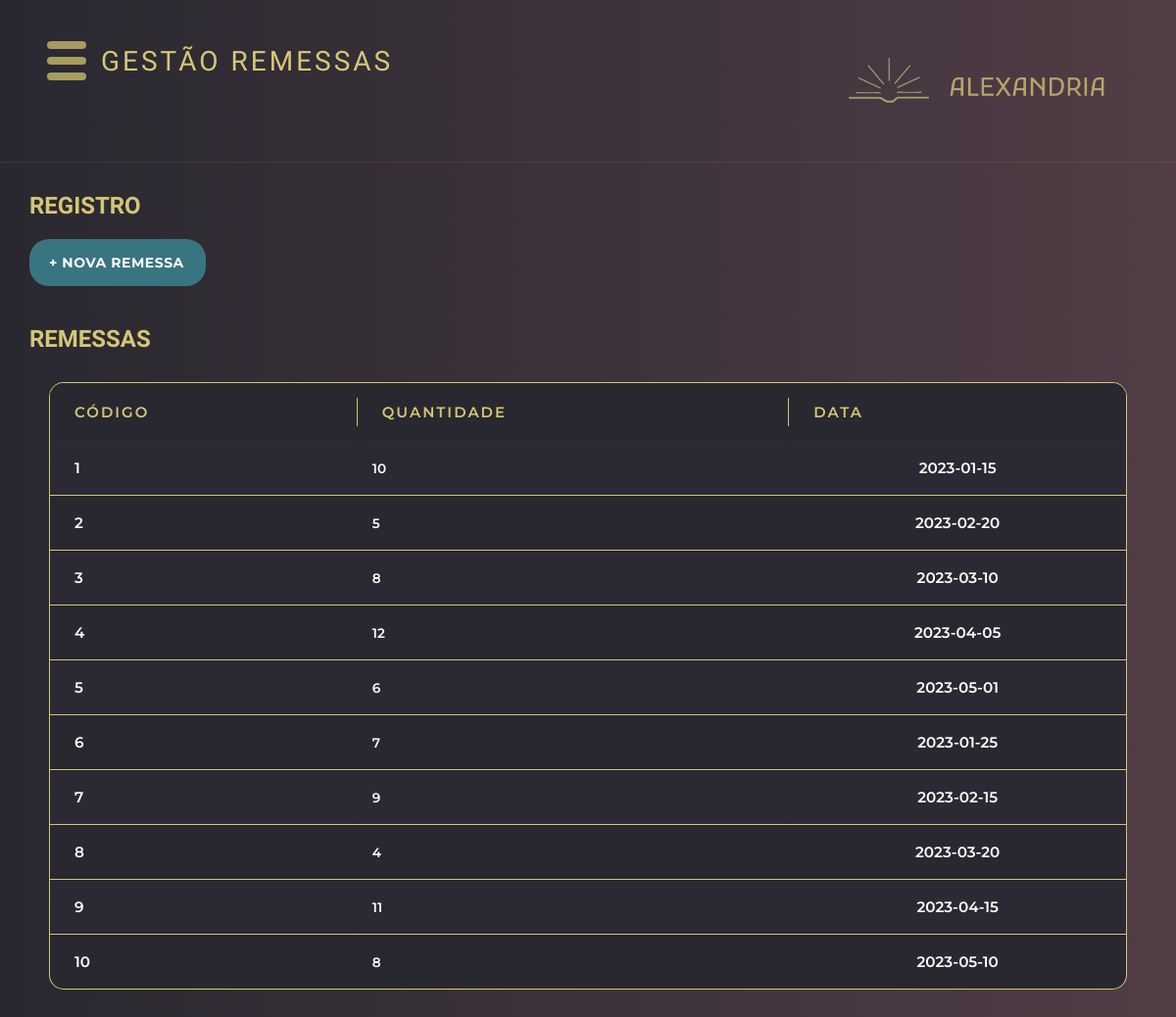
The app's page /template/gestao/remessa-gestao.php, older data.
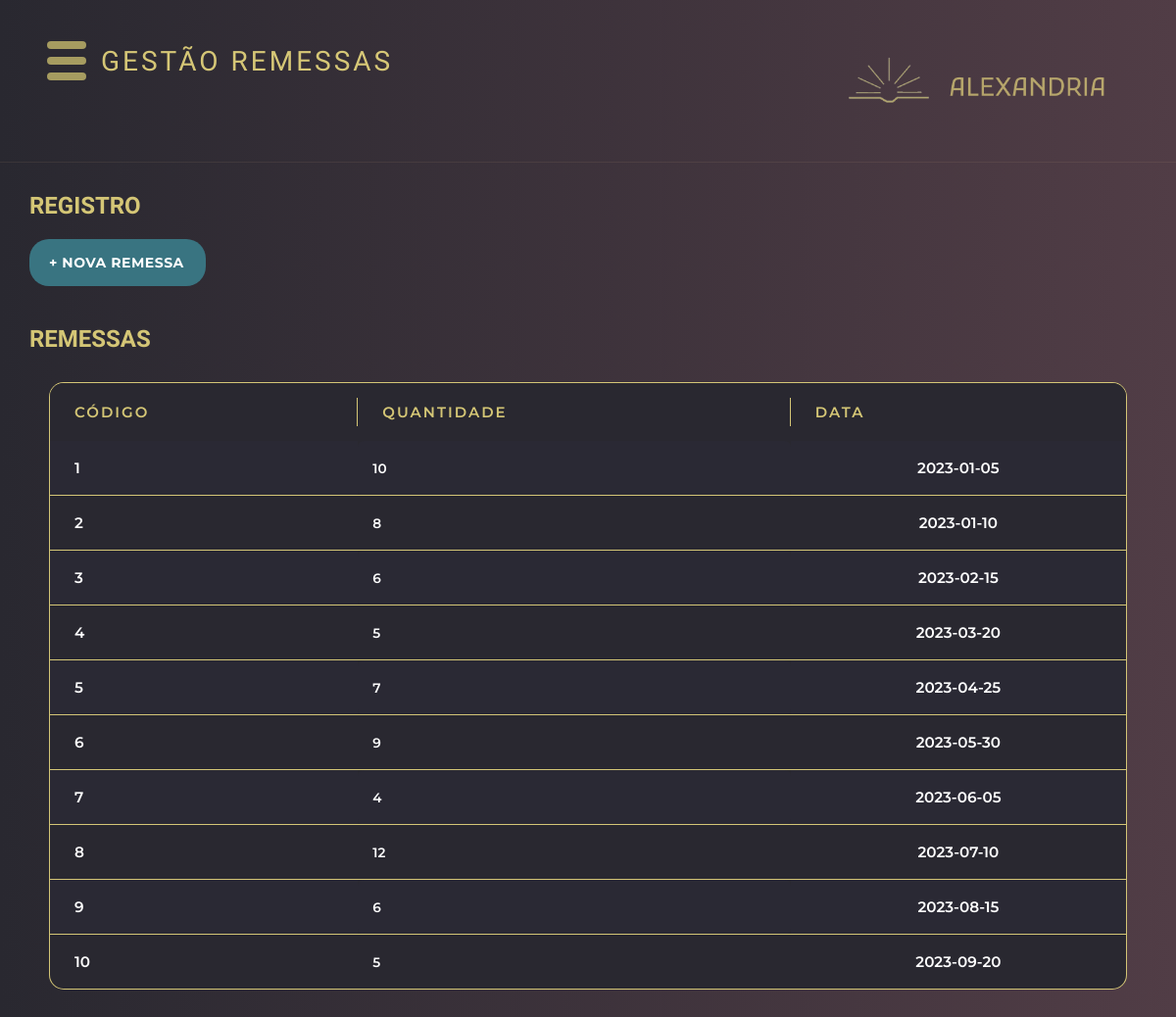
The same page, newer data.
### tables this page shows
CREATE TABLE REMESSA (
 pk_rem INT PRIMARY KEY auto_increment, 
 rem_data DATE not null,
 rem_qtd INT not null,
 fk_forn INT not null,
 fk_liv INT not null,
 fk_user INT not null,
 FOREIGN KEY(fk_forn) references FORNECEDOR(pk_forn) on delete restrict on update cascade,
 FOREIGN KEY(fk_liv) references LIVRO(pk_liv) on delete restrict on update cascade,
 FOREIGN KEY(fk_user) references USUARIO(pk_user) on delete restrict on update cascade
);

### funcoes.php (called while the page is built, shortened)
<?php
function conectaBd() {
    $conexao = conectarBanco();
    return $conexao;
}
function listar($tabela) {
    $conexao = conectaBd();
    $stmt = $conexao->prepare("SELECT * FROM $tabela");
    $stmt->execute();
    $variavel = $stmt->fetchAll();
    return $variavel;
}
?>

### template/gestao/remessa-gestao.php (the view, shortened to what this page needs)
<?php
require_once "../../funcoes.php";
$remessas = listar('remessa');
include '../header.php';
?>
<main class="main-content">
    <div class="titulo">
        <h2>REGISTRO</h2>
    </div>
    <div class="top-section">
        <div class="actions-section">
            <a href="remessa-cadastro.php" class="action-btn">
                <span class="plus-icon">+ NOVA REMESSA</span>
            </a>
        </div>
    </div>
    <div class = "titulo">
        <h2>Remessas</h2>
    </div>
    <div class='titleliv'>
        <div class="tabela">
            <div class="tisch">
                <table>
                    <tr>
                        <th>Código</th>
                        <th>Quantidade</th>
                        <th>Data</th>
                    </tr>
                    <?php foreach ($remessas as $remessa): ?>
                        <tr>
                            <td><?= htmlspecialchars($remessa['pk_rem']) ?></td>
                            <td><?= htmlspecialchars($remessa["rem_qtd"]) ?></td>
                            <td><?= htmlspecialchars($remessa["rem_data"]) ?></td>
                        </tr>
                    <?php endforeach; ?>
                </table>
            </div>
        </div>
    </div>
</main>
</body>
</html>

Row changes from the older to the newer data that the page shows:
changed remessa id 1: rem_data "2023-01-15" → "2023-01-05"
changed remessa id 2: rem_qtd "5" → "8"; rem_data "2023-02-20" → "2023-01-10"
changed remessa id 3: rem_qtd "8" → "6"; rem_data "2023-03-10" → "2023-02-15"
changed remessa id 4: rem_qtd "12" → "5"; rem_data "2023-04-05" → "2023-03-20"
changed remessa id 5: rem_qtd "6" → "7"; rem_data "2023-05-01" → "2023-04-25"
changed remessa id 6: rem_qtd "7" → "9"; rem_data "2023-01-25" → "2023-05-30"
changed remessa id 7: rem_qtd "9" → "4"; rem_data "2023-02-15" → "2023-06-05"
changed remessa id 8: rem_qtd "4" → "12"; rem_data "2023-03-20" → "2023-07-10"
changed remessa id 9: rem_qtd "11" → "6"; rem_data "2023-04-15" → "2023-08-15"
changed remessa id 10: rem_qtd "8" → "5"; rem_data "2023-05-10" → "2023-09-20"
